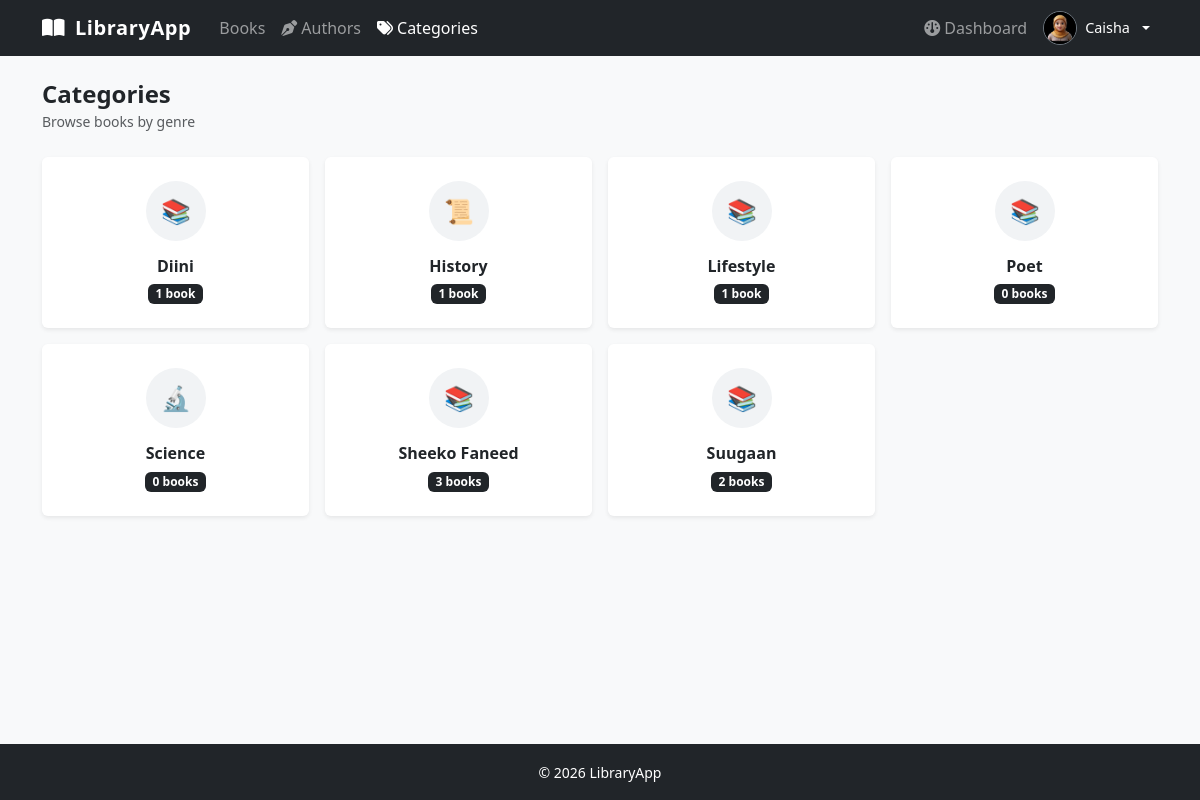
The app's page /categories/ (signed in) with its own data.
### library/models.py (models this page shows, shortened)
class Account(AbstractUser):
    GENDER_CHOICES = [
        ("male",   "Male"),
        ("female", "Female"),
    ]
    email     = models.EmailField(unique=True)
    phone     = models.CharField(max_length=50)
    gender    = models.CharField(max_length=50, choices=GENDER_CHOICES, null=True, blank=True)
    is_member = models.BooleanField(default=False)
    avatar    = models.ImageField(upload_to="avatars/", default="avatars/avatar.jpg")
    USERNAME_FIELD  = "email"
    REQUIRED_FIELDS = ["username"]
    class Meta:
        db_table = "account"

class Category(models.Model):
    name       = models.CharField(max_length=255)
    created_at = models.DateTimeField(auto_now_add=True)
    class Meta:
        db_table  = "category"
        ordering  = ["name"]
        verbose_name_plural = "categories"

### library/views.py (the view)
# urls.py: path("categories/",                   views.category_list_view, name="category_list"),
def category_list_view(request):
    categories = Category.objects.annotate(book_count=Count("books")).order_by("name")
    return render(request, "books/category_list.html", {"categories": categories})

### library/templates/books/category_list.html (shortened to what this page needs)
{% extends "layout.html" %}
{% block content %}
<div class="d-flex justify-content-between align-items-center mb-4">
  <div>
    <h4 class="fw-bold mb-0">Categories</h4>
    <small class="text-muted">Browse books by genre</small>
  </div>
</div>
{% if categories %}
  <div class="row row-cols-2 row-cols-md-3 row-cols-lg-4 g-3">
    {% for cat in categories %}
      <div class="col">
        <a href="{% url 'library:book_list' %}?category={{ cat.id }}"
           class="text-decoration-none text-dark">
          <div class="card border-0 shadow-sm h-100 card-hover">
            <div class="card-body d-flex flex-column align-items-center text-center p-4">
              <div class="mb-3 d-flex align-items-center justify-content-center rounded-circle"
                   style="width:60px;height:60px;background:#f1f3f5;font-size:1.5rem">
                {% if cat.name|lower == "fiction" %}🗡️
                {% elif cat.name|lower == "science" or cat.name|lower == "sciences" %}🔬
                {% elif cat.name|lower == "history" %}📜
                {% elif cat.name|lower == "technology" or cat.name|lower == "tech" %}💻
                {% elif cat.name|lower == "art" %}🎨
                {% elif cat.name|lower == "poetry" %}✍️
                {% elif cat.name|lower == "religion" %}🕌
                {% elif cat.name|lower == "philosophy" %}🧠
                {% elif cat.name|lower == "biography" %}👤
                {% elif cat.name|lower == "children" %}🧸
                {% elif cat.name|lower == "fantasy" %}🐉
                {% elif cat.name|lower == "mystery" or cat.name|lower == "thriller" %}🔍
                {% elif cat.name|lower == "romance" %}❤️
                {% elif cat.name|lower == "business" %}💼
                {% elif cat.name|lower == "health" or cat.name|lower == "medicine" %}🏥
                {% elif cat.name|lower == "travel" %}✈️
                {% elif cat.name|lower == "cooking" or cat.name|lower == "food" %}🍳
                {% elif cat.name|lower == "sports" %}⚽
                {% else %}📚{% endif %}
              </div>
              <h6 class="fw-bold mb-1">{{ cat.name }}</h6>
              <span class="badge bg-dark mt-1">
                {{ cat.book_count }} book{{ cat.book_count|pluralize }}
              </span>
            </div>
          </div>
        </a>
      </div>
    {% endfor %}
  </div>
{% else %}
  <div class="text-center py-5">
    <i class="fa-solid fa-tags fa-3x text-muted mb-3 d-block"></i>
    <h5 class="fw-semibold">No categories yet</h5>
    <p class="text-muted">Categories will appear here once books are added.</p>
  </div>
{% endif %}
{% endblock %}

### library/templates/layout.html (shortened to what this page needs)
{% load static %}
<!DOCTYPE html>
<html lang="en">
<head>
  <link href="https://cdn.jsdelivr.net/npm/bootstrap@5.3.3/dist/css/bootstrap.min.css" rel="stylesheet"/>
  <link href="https://cdnjs.cloudflare.com/ajax/libs/font-awesome/6.5.0/css/all.min.css" rel="stylesheet"/>
  <link href="https://cdnjs.cloudflare.com/ajax/libs/nprogress/0.2.0/nprogress.min.css" rel="stylesheet"/>
</head>
<body>
<nav class="navbar navbar-expand-lg navbar-dark bg-dark">
  <div class="container">
    <a class="navbar-brand" href="{% url 'library:book_list' %}">
      <i class="fa-solid fa-book-open me-1"></i> LibraryApp
    </a>
    <div class="collapse navbar-collapse" id="mainNav">
      <ul class="navbar-nav me-auto">
        <li class="nav-item"><a class="nav-link" href="{% url 'library:book_list' %}">Books</a></li>
        <li class="nav-item"><a class="nav-link" href="{% url 'library:author_list' %}"><i class="fa-solid fa-pen-nib me-1"></i>Authors</a></li>
        <li class="nav-item"><a class="nav-link" href="{% url 'library:category_list' %}"><i class="fa-solid fa-tags me-1"></i>Categories</a></li>
      </ul>
      <ul class="navbar-nav ms-auto align-items-center">
        {% if user.is_authenticated %}
          {% if user.is_staff %}
            <li class="nav-item">
              <a class="nav-link" href="{% url 'library:admin_dashboard' %}">
                <i class="fa-solid fa-gauge me-1"></i>Admin Panel
              </a>
            </li>
          {% else %}
            <li class="nav-item">
              <a class="nav-link" href="{% url 'library:dashboard' %}">
                <i class="fa-solid fa-gauge me-1"></i>Dashboard
              </a>
            </li>
          {% endif %}
          <li class="nav-item dropdown ms-2">
            <a class="nav-link dropdown-toggle d-flex align-items-center gap-2 p-0 pe-2"
               href="#" id="userDropdown" role="button"
               data-bs-toggle="dropdown" aria-expanded="false">
              {% if user.avatar %}
                <img src="{{ user.avatar.url }}"
                     alt="{{ user.get_full_name }}"
                     class="rounded-circle border border-secondary"
                     style="width:34px;height:34px;object-fit:cover"/>
              {% else %}
                <div class="rounded-circle bg-secondary d-flex align-items-center justify-content-center border border-secondary"
                     style="width:34px;height:34px;font-size:.85rem;font-weight:700;color:#fff">
                  {{ user.first_name|first|upper }}
                </div>
              {% endif %}
              <span class="d-none d-lg-inline text-white" style="font-size:.9rem">
                {{ user.first_name }}
              </span>
            </a>
          </li>
        {% endif %}
      </ul>
    </div>
  </div>
</nav>
<main class="container py-4">
  {% block content %}{% endblock %}
</main>
<footer class="bg-dark text-white text-center py-3 mt-auto">
  <small>&copy; {% now "Y" %} LibraryApp</small>
</footer>
</body>
</html>

### library/templates/layout.html (style rules this page uses)
body { background: #f8f9fa; display: flex; flex-direction: column; min-height: 100vh; }
main { animation: pageFadeIn .25s ease forwards; }
main { flex: 1; }
.navbar-brand { font-weight: 700; letter-spacing: .03em; }

### library/templates/books/category_list.html (style rules this page uses)
.card-hover { transition: transform .15s ease, box-shadow .15s ease; }

### records on screen
Account: avatar (picture), first_name "Caisha"
Category: name "Diini", book_count "1"
Category: name "History", book_count "1"
Category: name "Lifestyle", book_count "1"
Category: name "Poet", book_count "0"
Category: name "Science", book_count "0"
Category: name "Sheeko Faneed", book_count "3"
Category: name "Suugaan", book_count "2"
